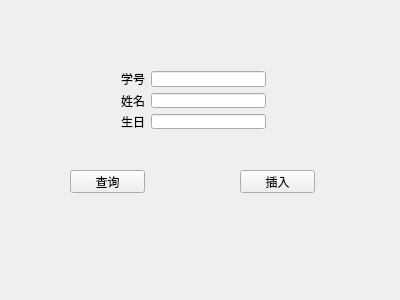
<?xml version="1.0" encoding="UTF-8"?>
<ui version="4.0">
 <class>Widget</class>
 <widget class="QWidget" name="Widget">
  <property name="geometry">
   <rect>
    <x>0</x>
    <y>0</y>
    <width>400</width>
    <height>300</height>
   </rect>
  </property>
  <property name="windowTitle">
   <string>Widget</string>
  </property>
  <widget class="QPushButton" name="insertPushButton">
   <property name="geometry">
    <rect>
     <x>240</x>
     <y>170</y>
     <width>75</width>
     <height>23</height>
    </rect>
   </property>
   <property name="text">
    <string>插入</string>
   </property>
  </widget>
  <widget class="QPushButton" name="findPushButton">
   <property name="geometry">
    <rect>
     <x>70</x>
     <y>170</y>
     <width>75</width>
     <height>23</height>
    </rect>
   </property>
   <property name="text">
    <string>查询</string>
   </property>
  </widget>
  <widget class="QWidget" name="">
   <property name="geometry">
    <rect>
     <x>110</x>
     <y>60</y>
     <width>167</width>
     <height>80</height>
    </rect>
   </property>
   <layout class="QVBoxLayout" name="verticalLayout">
    <item>
     <layout class="QHBoxLayout" name="horizontalLayout">
      <item>
       <widget class="QLabel" name="label">
        <property name="text">
         <string>学号</string>
        </property>
       </widget>
      </item>
      <item>
       <widget class="QLineEdit" name="idLineEdit"/>
      </item>
     </layout>
    </item>
    <item>
     <layout class="QHBoxLayout" name="horizontalLayout_2">
      <item>
       <widget class="QLabel" name="label_2">
        <property name="text">
         <string>姓名</string>
        </property>
       </widget>
      </item>
      <item>
       <widget class="QLineEdit" name="nameLineEdit"/>
      </item>
     </layout>
    </item>
    <item>
     <layout class="QHBoxLayout" name="horizontalLayout_3">
      <item>
       <widget class="QLabel" name="label_3">
        <property name="text">
         <string>生日</string>
        </property>
       </widget>
      </item>
      <item>
       <widget class="QLineEdit" name="birLineEdit"/>
      </item>
     </layout>
    </item>
   </layout>
  </widget>
  <zorder>label</zorder>
  <zorder>idLineEdit</zorder>
  <zorder>layoutWidget</zorder>
  <zorder>layoutWidget_2</zorder>
  <zorder>nameLineEdit</zorder>
  <zorder>insertPushButton</zorder>
  <zorder>findPushButton</zorder>
 </widget>
 <layoutdefault spacing="6" margin="11"/>
 <resources/>
 <connections/>
</ui>
